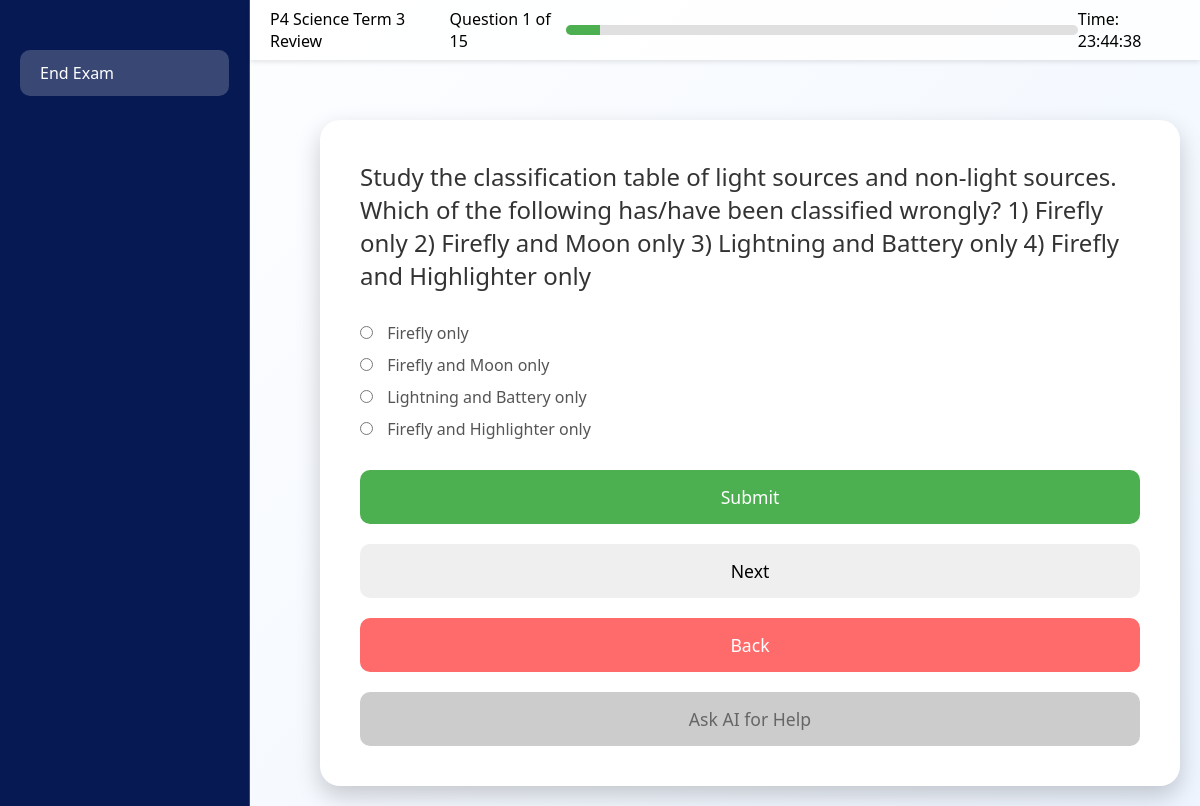
Page /exam/16/1 (signed in) on the committed database.
### app.py (models this page shows)
class Exam(db.Model):
    __tablename__ = 'exam'
    id = db.Column(db.Integer, primary_key=True)
    title = db.Column(db.String(100), nullable=False)
    questions = db.relationship('Question', backref='exam', lazy=True)

class Question(db.Model):
    id = db.Column(db.Integer, primary_key=True)
    exam_id = db.Column(db.Integer, db.ForeignKey('exam.id'), nullable=False)
    question_text = db.Column(db.String(500), nullable=False)
    option_a = db.Column(db.String(100), nullable=True)  # For single/multiple-choice questions
    option_b = db.Column(db.String(100), nullable=True)
    option_c = db.Column(db.String(100), nullable=True)
    option_d = db.Column(db.String(100), nullable=True)
    correct_option = db.Column(db.String(1), nullable=True)  # For single-choice questions
    correct_options = db.Column(db.String(100), nullable=True)  # Comma-separated correct answers for multiple-choice or fill-in-the-blank
    blanks = db.Column(db.Integer, nullable=True)  # Number of blanks for fill-in-the-blank questions
    question_type = db.Column(db.String(20), nullable=False, default="single")  # 'single', 'multiple', 'fill_in_the_blank'

### app.py (the view, shortened to what this page needs)
@app.route("/exam/<int:exam_id>/<int:question_number>", methods=['GET', 'POST'])
@login_required
def exam(exam_id, question_number):
    exam = Exam.query.get_or_404(exam_id)
    questions = Question.query.filter_by(exam_id=exam_id).all()
    question = questions[question_number - 1]
    return render_template(
        'exam_question.html',
        exam=exam,
        question=question,
        question_number=question_number,
        total_questions=len(questions)
    )
    return render_template('exam_question.html', exam=exam, question=question, question_number=question_number, total_questions=len(questions))

### app.py (called while the page is built)
@login_manager.user_loader
def load_user(user_id):
    return User.query.get(int(user_id))

### templates/exam_question.html (shortened to what this page needs)
<!DOCTYPE html>
<html lang="en">
<head>
    <link href="https://cdnjs.cloudflare.com/ajax/libs/animate.css/4.1.1/animate.min.css" rel="stylesheet">
</head>
<body>
    <div class="sidebar">
        <a href="{{ url_for('papers') }}">End Exam</a>
    </div>
    <div class="top-bar">
        <div>{{ exam.title }}</div>
        <div>Question {{ question_number }} of {{ total_questions }}</div>
        <div class="progress-bar">
            <div class="progress-bar-fill"></div>
        </div>
        <div id="current-time"></div>
    </div>
<div class="question-container">
    <div class="question-box">
        <div class="question-text" id="question-text">{{ question.question_text | safe }}</div>
        <form id="form" method="POST" action="{{ url_for('exam', exam_id=exam.id, question_number=question_number) }}" class="answer-options">
            {% if question.question_type == 'textbox' %}
                <textarea
                    class="textbox-answer"
                    name="textbox_answer"
                    id="textbox_answer"
                    placeholder="Type your answer here..."
                    required
                ></textarea>
            {% elif question.question_type == 'fill_in_the_blank' %}
                {% for i in range(1, question.blanks + 1) %}
                    <label for="blank{{ i }}">Answer {{ i }}:</label>
                    <input type="text" name="blank{{ i }}" id="blank{{ i }}" required>
                {% endfor %}
            {% else %}
                {% if question.option_a %}
                    <label>
                        <input type="radio" name="answer" value="option_a" required> {{ question.option_a }}
                    </label>
                {% endif %}
                {% if question.option_b %}
                    <label>
                        <input type="radio" name="answer" value="option_b"> {{ question.option_b }}
                    </label>
                {% endif %}
                {% if question.option_c %}
                    <label>
                        <input type="radio" name="answer" value="option_c"> {{ question.option_c }}
                    </label>
                {% endif %}
                {% if question.option_d %}
                    <label>
                        <input type="radio" name="answer" value="option_d"> {{ question.option_d }}
                    </label>
                {% endif %}
            {% endif %}
            <button type="button" class="submit-button" id="sb-button" onclick="checkAnswer()">Submit</button>
            <button type="button" class="next-button" id="next" onclick="submitAnswer()">Next</button>
            <button type="button" class="back-button" onclick="goBack()">Back</button>
        </form>
        <button class="ai-button" onclick="getAIResponse()" id="ai-button" disabled>Ask AI for Help</button>
    </div>
</div>
</body>
</html>

### rows in the picture
Exam: title "P4 Science Term 3 Review"
Question: question_text "Study the classification table of light sources and non-light sources. Which of the following has/have been classified wrongly? 1) Firefly only 2) Firefly and Moon only 3) Lightning and Battery only 4) Firefly and Highlighter only", option_a "Firefly only", option_b "Firefly and Moon only", option_c "Lightning and Battery only", option_d "Firefly and Highlighter only"

### other values in the picture
{{ question_number }} "1"
{{ total_questions }} "15"
